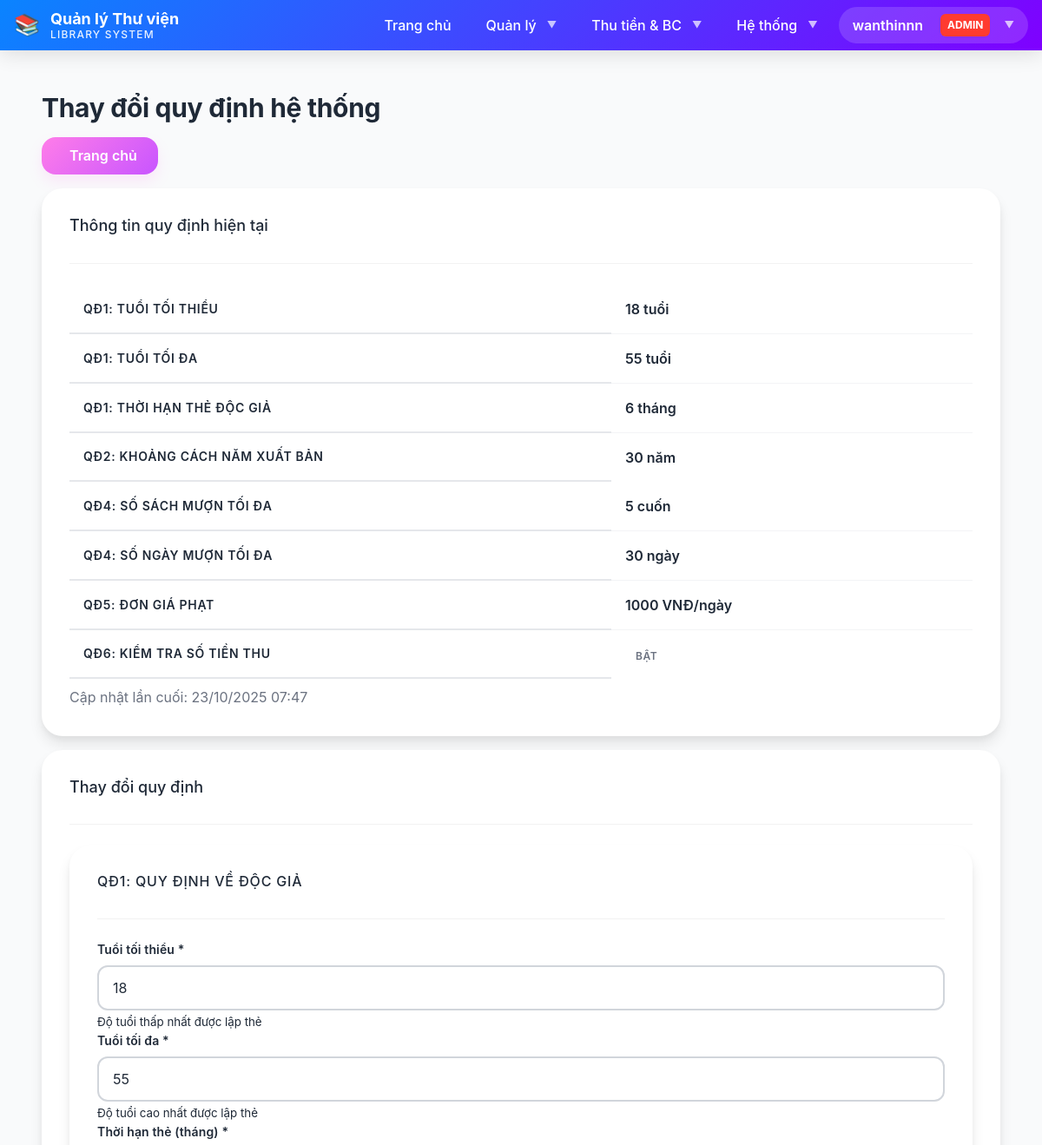
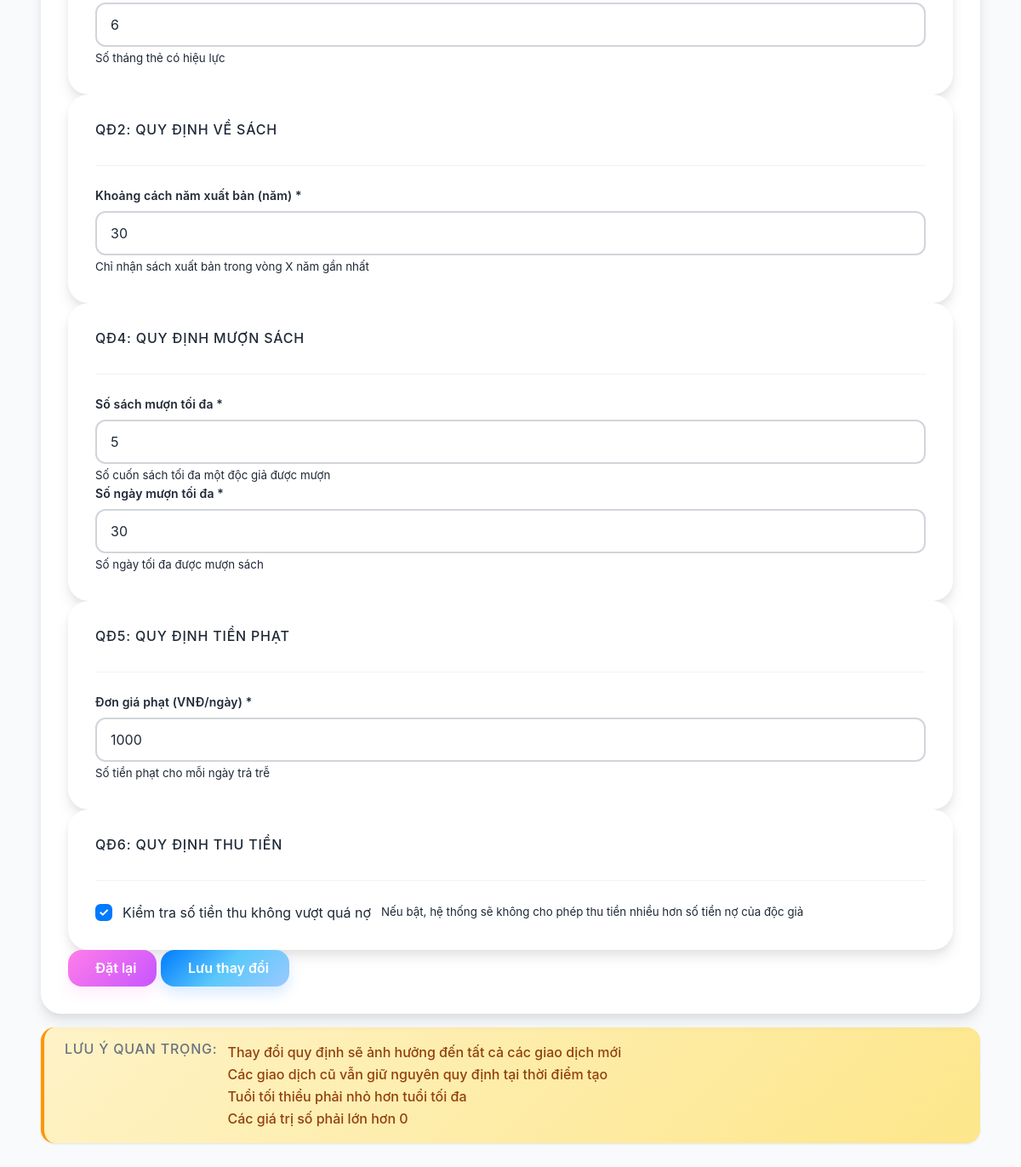
/auth/parameters/ (signed in), run on the app's committed database (2 pictures, top to bottom).
### LibraryApp/models.py (models this page shows, shortened)
class Parameter(models.Model):
    max_age = models.PositiveSmallIntegerField(
        verbose_name='Độ tuổi thấp nhất',
        default=18,
        validators=[MinValueValidator(1), MaxValueValidator(100)]
    )
    min_age = models.PositiveSmallIntegerField(
        verbose_name='Độ tuổi cao nhất',
        default=55,
        validators=[MinValueValidator(1), MaxValueValidator(100)]
    )
    card_validity_period = models.PositiveIntegerField(
        verbose_name='Thời hạn thẻ (tháng)',
        default=6,
        validators=[MinValueValidator(1)]
    )
    book_return_period = models.PositiveIntegerField(
        verbose_name='Nhận sách xuất bản trong vòng (năm)',
        default=8,
        validators=[MinValueValidator(1)]
    )
    max_borrowed_books = models.PositiveIntegerField(
        verbose_name='Số sách tối đa được mượn',
        default=5,
        validators=[MinValueValidator(1)]
    )
    max_borrow_days = models.PositiveIntegerField(
        verbose_name='Số ngày mượn sách tối đa',
        default=4,
        validators=[MinValueValidator(1)]
    )
    fine_rate = models.PositiveIntegerField(
        verbose_name='Đơn giá tiền phạt (VNĐ/ngày)',
        default=1000,
        validators=[MinValueValidator(0)]
    )
    enable_receipt_amount_validation = models.BooleanField(
        verbose_name='Kiểm tra số tiền thu không vượt quá nợ',
        default=True
    )
    created_at = models.DateTimeField(auto_now_add=True)
    updated_at = models.DateTimeField(auto_now=True)
    class Meta:
        db_table = 'parameter'
        verbose_name = 'Tham số hệ thống'
        verbose_name_plural = 'Tham số hệ thống'

### LibraryApp/views.py (the view)
# urls.py: path('parameters/', views.parameter_update_view, name='parameter_update'),
@manager_required
def parameter_update_view(request):
    parameter, created = Parameter.objects.get_or_create(id=1)
    if request.method == 'POST':
        form = ParameterForm(request.POST, instance=parameter)
        if form.is_valid():
            try:
                updated_param = form.save()
                messages.success(
                    request,
                    '✅ Cập nhật quy định thành công! '
                    f'Tuổi: {updated_param.min_age}-{updated_param.max_age}, '
                    f'Thời hạn thẻ: {updated_param.card_validity_period} tháng, '
                    f'Số sách mượn tối đa: {updated_param.max_borrowed_books}, '
                    f'Số ngày mượn tối đa: {updated_param.max_borrow_days}, '
                    f'Tiền phạt: {updated_param.fine_rate:,}đ/ngày'
                )
                return redirect('parameter_update')
            except Exception as e:
                messages.error(request, f'Có lỗi xảy ra: {str(e)}')
        else:
            for field, errors in form.errors.items():
                for error in errors:
                    messages.error(request, f'{field}: {error}')
    else:
        form = ParameterForm(instance=parameter)
    context = {
        'form': form,
        'parameter': parameter,
        'page_title': 'Thay đổi quy định hệ thống'
    }
    return render(request, 'LibraryApp/settings/parameter_update.html', context)

### templates/LibraryApp/settings/parameter_update.html (shortened to what this page needs)
{% extends 'base.html' %}
{% load static %}
{% block content %}
<div class="container mt-4">
    <div class="d-flex justify-content-between align-items-center mb-4">
        <h2> {{ page_title }}</h2>
        <a href="{% url 'home' %}" class="btn btn-secondary">
             Trang chủ
        </a>
    </div>
    <div class="card mb-4 border-info">
        <div class="card-header bg-info text-white">
            <h5 class="mb-0"> Thông tin quy định hiện tại</h5>
        </div>
        <div class="card-body">
            <div class="row">
                <div class="col-md-6">
                    <table class="table table-sm">
                        <tr>
                            <th width="60%">QĐ1: Tuổi tối thiểu</th>
                            <td><strong>{{ parameter.min_age }} tuổi</strong></td>
                        </tr>
                        <tr>
                            <th>QĐ1: Tuổi tối đa</th>
                            <td><strong>{{ parameter.max_age }} tuổi</strong></td>
                        </tr>
                        <tr>
                            <th>QĐ1: Thời hạn thẻ độc giả</th>
                            <td><strong>{{ parameter.card_validity_period }} tháng</strong></td>
                        </tr>
                        <tr>
                            <th>QĐ2: Khoảng cách năm xuất bản</th>
                            <td><strong>{{ parameter.book_return_period }} năm</strong></td>
                        </tr>
                    </table>
                </div>
                <div class="col-md-6">
                    <table class="table table-sm">
                        <tr>
                            <th width="60%">QĐ4: Số sách mượn tối đa</th>
                            <td><strong>{{ parameter.max_borrowed_books }} cuốn</strong></td>
                        </tr>
                        <tr>
                            <th>QĐ4: Số ngày mượn tối đa</th>
                            <td><strong>{{ parameter.max_borrow_days }} ngày</strong></td>
                        </tr>
                        <tr>
                            <th>QĐ5: Đơn giá phạt</th>
                            <td><strong>{{ parameter.fine_rate|floatformat:0 }} VNĐ/ngày</strong></td>
                        </tr>
                        <tr>
                            <th>QĐ6: Kiểm tra số tiền thu</th>
                            <td>
                                {% if parameter.enable_receipt_amount_validation %}
                                    <span class="badge bg-success">Bật</span>
                                {% else %}
                                    <span class="badge bg-danger">Tắt</span>
                                {% endif %}
                            </td>
                        </tr>
                    </table>
                </div>
            </div>
            <p class="text-muted mb-0 mt-2">
                 Cập nhật lần cuối: {{ parameter.updated_at|date:"d/m/Y H:i" }}
            </p>
        </div>
    </div>
    <div class="card border-primary">
        <div class="card-header bg-primary text-white">
            <h5 class="mb-0"> Thay đổi quy định</h5>
        </div>
        <div class="card-body">
            <form method="POST" id="parameterForm">
                <div class="card mb-3">
                    <div class="card-header bg-light">
                        <h6 class="mb-0 text-primary"> QĐ1: Quy định về độc giả</h6>
                    </div>
                    <div class="card-body">
                        <div class="row">
                            <div class="col-md-4">
                                <div class="mb-3">
                                    <label for="{{ form.min_age.id_for_label }}" class="form-label">
                                        Tuổi tối thiểu <span class="text-danger">*</span>
                                    </label>
                                    {{ form.min_age }}
                                    <small class="form-text text-muted">Độ tuổi thấp nhất được lập thẻ</small>
                                </div>
                            </div>
                            <div class="col-md-4">
                                <div class="mb-3">
                                    <label for="{{ form.max_age.id_for_label }}" class="form-label">
                                        Tuổi tối đa <span class="text-danger">*</span>
                                    </label>
                                    {{ form.max_age }}
                                    <small class="form-text text-muted">Độ tuổi cao nhất được lập thẻ</small>
                                </div>
                            </div>
                            <div class="col-md-4">
                                <div class="mb-3">
                                    <label for="{{ form.card_validity_period.id_for_label }}" class="form-label">
                                        Thời hạn thẻ (tháng) <span class="text-danger">*</span>
                                    </label>
                                    {{ form.card_validity_period }}
                                    <small class="form-text text-muted">Số tháng thẻ có hiệu lực</small>
                                </div>
                            </div>
                        </div>
                    </div>
                </div>
                <div class="card mb-3">
                    <div class="card-header bg-light">
                        <h6 class="mb-0 text-primary"> QĐ2: Quy định về sách</h6>
                    </div>
                    <div class="card-body">
                        <div class="row">
                            <div class="col-md-12">
                                <div class="mb-3">
                                    <label for="{{ form.book_return_period.id_for_label }}" class="form-label">
                                        Khoảng cách năm xuất bản (năm) <span class="text-danger">*</span>
                                    </label>
                                    {{ form.book_return_period }}
                                    <small class="form-text text-muted">Chỉ nhận sách xuất bản trong vòng X năm gần nhất</small>
                                </div>
                            </div>
                        </div>
                    </div>
                </div>
                <div class="card mb-3">
                    <div class="card-header bg-light">
                        <h6 class="mb-0 text-primary"> QĐ4: Quy định mượn sách</h6>
                    </div>
                    <div class="card-body">
                        <div class="row">
                            <div class="col-md-6">
                                <div class="mb-3">
                                    <label for="{{ form.max_borrowed_books.id_for_label }}" class="form-label">
                                        Số sách mượn tối đa <span class="text-danger">*</span>
                                    </label>
                                    {{ form.max_borrowed_books }}
                                    <small class="form-text text-muted">Số cuốn sách tối đa một độc giả được mượn</small>
                                </div>
                            </div>
                            <div class="col-md-6">
                                <div class="mb-3">
                                    <label for="{{ form.max_borrow_days.id_for_label }}" class="form-label">
                                        Số ngày mượn tối đa <span class="text-danger">*</span>
                                    </label>
                                    {{ form.max_borrow_days }}
                                    <small class="form-text text-muted">Số ngày tối đa được mượn sách</small>
                                </div>
                            </div>
                        </div>
                    </div>
                </div>
                <div class="card mb-3">
                    <div class="card-header bg-light">
                        <h6 class="mb-0 text-primary"> QĐ5: Quy định tiền phạt</h6>
                    </div>
                    <div class="card-body">
                        <div class="row">
                            <div class="col-md-12">
                                <div class="mb-3">
                                    <label for="{{ form.fine_rate.id_for_label }}" class="form-label">
                                        Đơn giá phạt (VNĐ/ngày) <span class="text-danger">*</span>
                                    </label>
                                    {{ form.fine_rate }}
                                    <small class="form-text text-muted">Số tiền phạt cho mỗi ngày trả trễ</small>
                                </div>
                            </div>
                        </div>
                    </div>
                </div>
                <div class="card mb-3">
                    <div class="card-header bg-light">
                        <h6 class="mb-0 text-primary"> QĐ6: Quy định thu tiền</h6>
                    </div>
                    <div class="card-body">
                        <div class="row">
                            <div class="col-md-12">
                                <div class="form-check form-switch">
                                    {{ form.enable_receipt_amount_validation }}
                                    <label class="form-check-label" for="{{ form.enable_receipt_amount_validation.id_for_label }}">
                                        Kiểm tra số tiền thu không vượt quá nợ
                                    </label>
                                    <small class="form-text text-muted d-block">
                                        Nếu bật, hệ thống sẽ không cho phép thu tiền nhiều hơn số tiền nợ của độc giả
                                    </small>
                                </div>
                            </div>
                        </div>
                    </div>
                </div>
                <div class="d-flex gap-2 justify-content-end">
                    <button type="reset" class="btn btn-secondary">
                         Đặt lại
                    </button>
                    <button type="submit" class="btn btn-primary">
                         Lưu thay đổi
                    </button>
                </div>
            </form>
        </div>
    </div>
    <div class="alert alert-warning mt-4">
        <h6> Lưu ý quan trọng:</h6>
        <ul class="mb-0">
            <li>Thay đổi quy định sẽ ảnh hưởng đến tất cả các giao dịch mới</li>
            <li>Các giao dịch cũ vẫn giữ nguyên quy định tại thời điểm tạo</li>
            <li>Tuổi tối thiểu phải nhỏ hơn tuổi tối đa</li>
            <li>Các giá trị số phải lớn hơn 0</li>
        </ul>
    </div>
</div>
{% endblock %}

### templates/base.html (shortened to what this page needs)
{% load static %}
<!DOCTYPE html>
<html lang="vi">
<head>
    <link rel="stylesheet" href="{% static 'css/main.css' %}">
</head>
<body class="page-wrapper">
    <nav class="navbar">
        <div class="navbar-container">
            <a class="navbar-brand" href="{% url 'home' %}">
                <span class="navbar-logo">📚</span>
                <div class="navbar-title">
                    <span class="navbar-title-main">Quản lý Thư viện</span>
                    <span class="navbar-title-sub">Library System</span>
                </div>
            </a>
            <ul class="navbar-nav" id="navMenu">
                <li class="nav-item">
                    <a class="nav-link" href="{% url 'home' %}">Trang chủ</a>
                </li>
                {% if user.is_authenticated %}
                    <li class="nav-item dropdown">
                        <a class="nav-link dropdown-toggle" href="#">Quản lý</a>
                    </li>
                    <li class="nav-item dropdown">
                        <a class="nav-link dropdown-toggle" href="#">Thu tiền & BC</a>
                    </li>
                    {% if user.is_superuser %}
                    <li class="nav-item dropdown">
                        <a class="nav-link dropdown-toggle" href="#">Hệ thống</a>
                    </li>
                    {% endif %}
                    <li class="nav-item dropdown">
                        <a class="navbar-user dropdown-toggle" href="#">
                            {{ user.username }}
                            {% if user.is_superuser %}
                                <span class="user-badge">Admin</span>
                            {% elif user.is_staff %}
                                <span class="user-badge" style="background: var(--color-info);">Staff</span>
                            {% endif %}
                        </a>
                    </li>
                {% endif %}
            </ul>
        </div>
    </nav>
    <div class="page-content">
        <div class="container">
            {% block content %}
            {% endblock %}
        </div>
    </div>
</body>
</html>

### data on the page
Parameter: min_age "18", max_age "55", card_validity_period "6", book_return_period "30", max_borrowed_books "5", max_borrow_days "30", fine_rate "1000", updated_at "23/10/2025 07:47", enable_receipt_amount_validation "☑"

### other printed values
{{ user.username }} "wanthinnn"
{{ page_title }} "Thay đổi quy định hệ thống"
